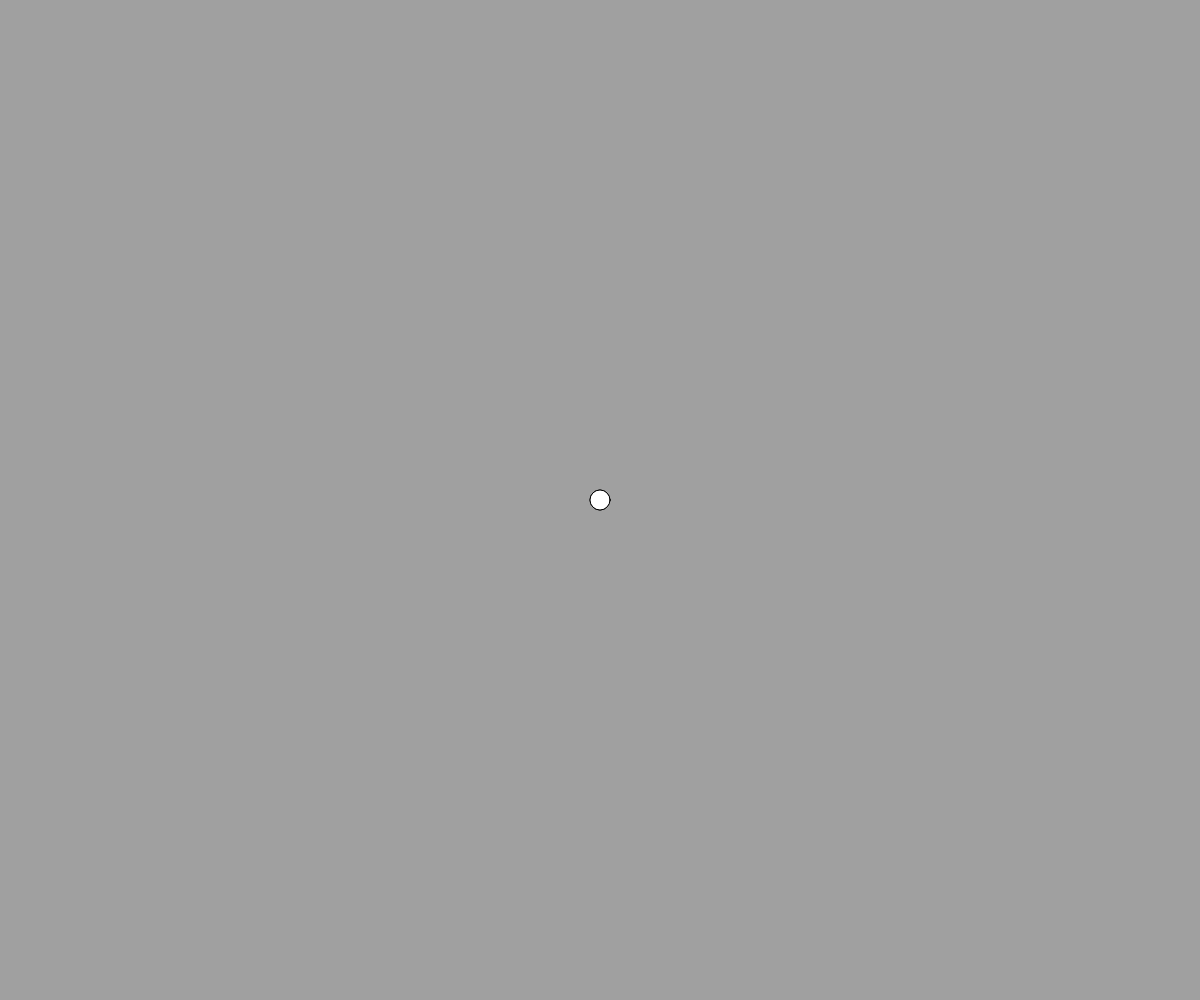
Frame 1 (no input)
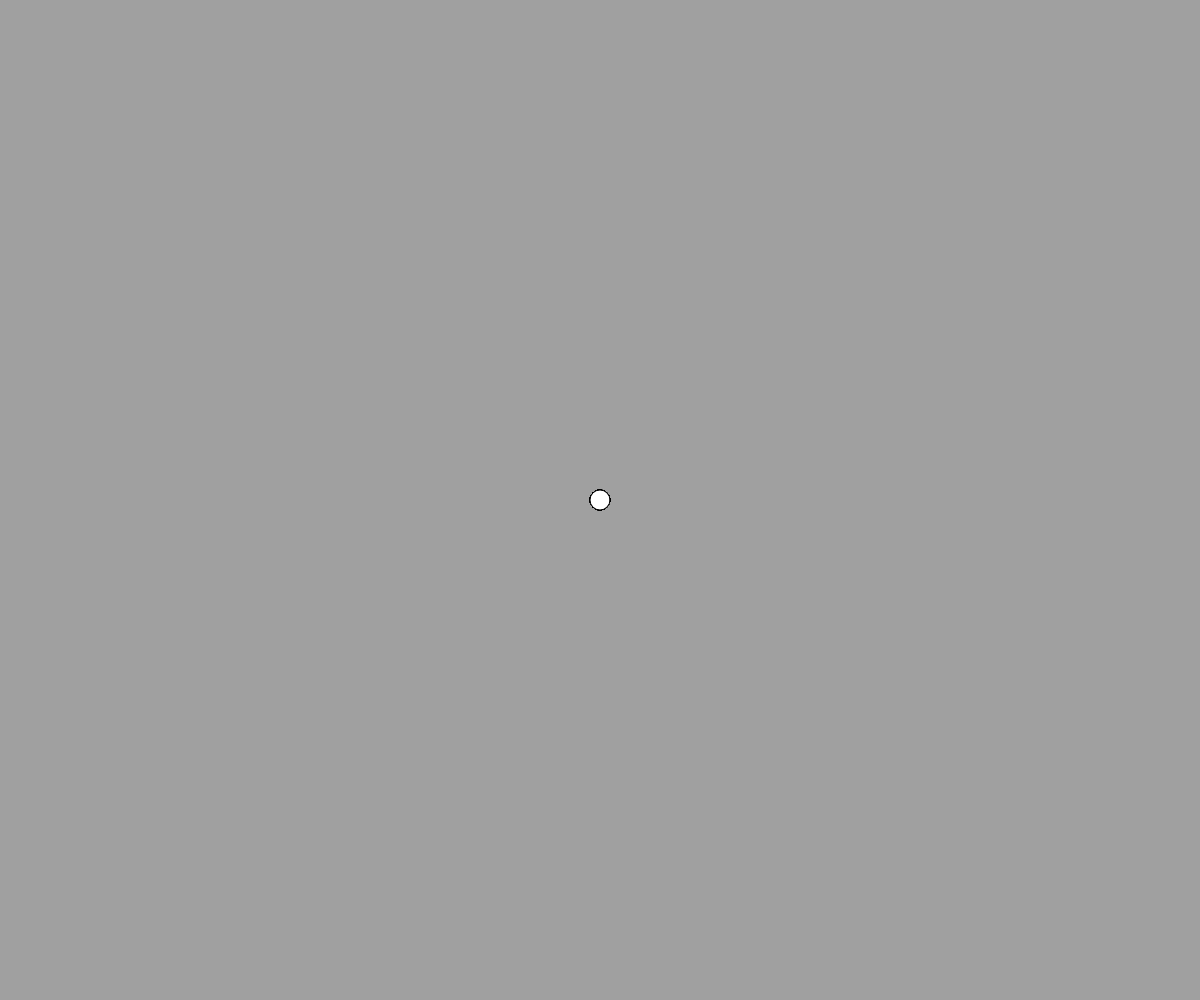
Frame 60 (no input)
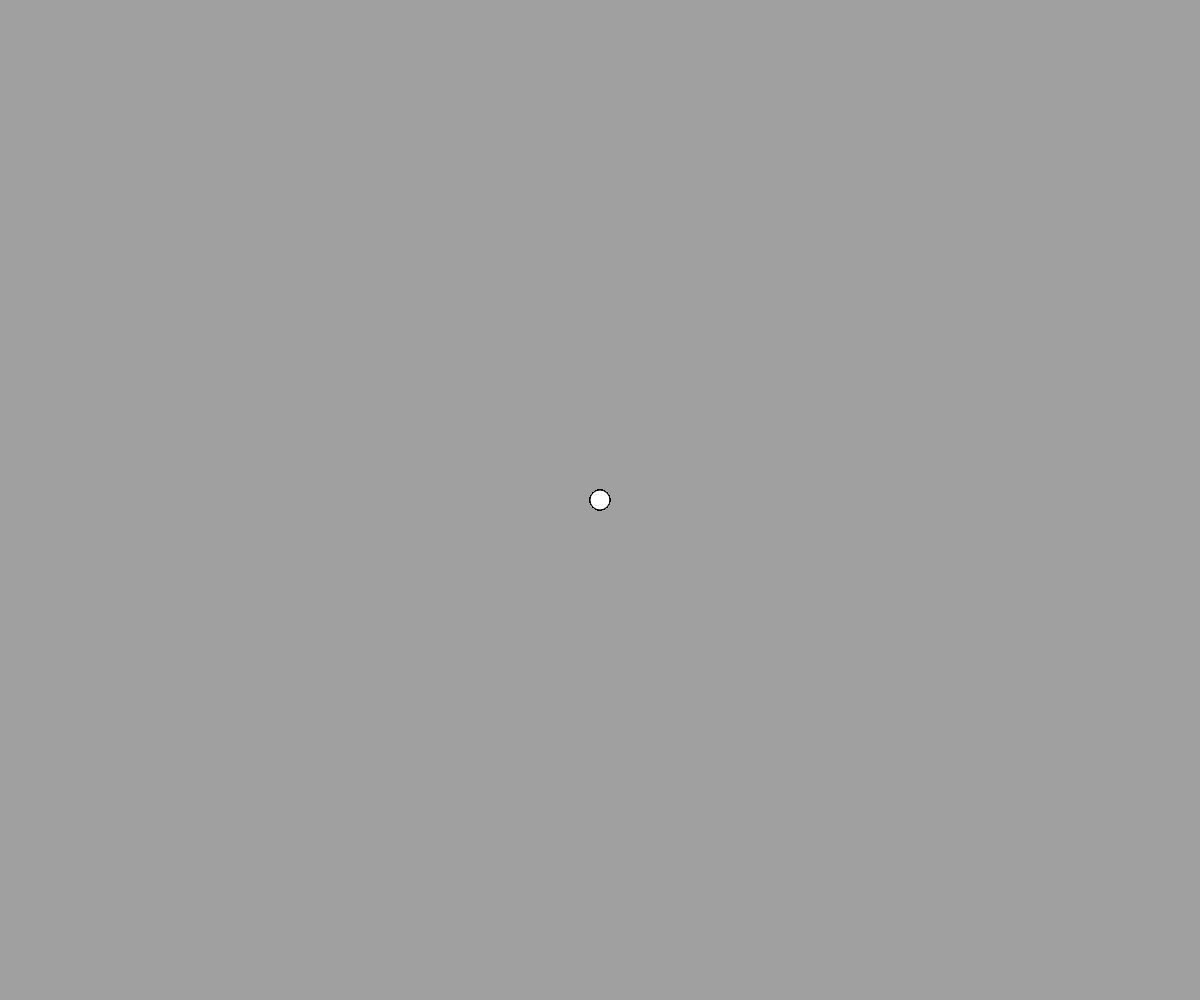
Frame 120 (the mouse pressed at the canvas centre since frame 60)

The p5.js sketch that drew these frames (run headless with seeded random() and noise() and a simulated clock; from frame 60 on, the mouse is pressed at the canvas centre):

// p5.js sketch
// ── sketch.js
// keyIsDown(keyCode) returns boolean;
// clear() clears the canvas
//return false;

function setup() {
  createCanvas(windowWidth, windowHeight);
  background(160);
  frameRate(30);
  x = width / 2;
  y = height / 2;
  circle(x, y, 20);
}

function draw() {
  if (keyIsDown(LEFT_ARROW)) {
    x -= 5;
  }
  if (keyIsDown(RIGHT_ARROW)) {
    x += 5;
  }
  if (keyIsDown(DOWN_ARROW)) {
    y += 5;
  }
  if (keyIsDown(UP_ARROW)) {
    y -= 5;
  }
  // clear();
  circle(x, y, 20);
}

// function keyPressed() {
//   if (keyCode === LEFT_ARROW) {
//     if (x > 10) {
//       x -= 5;
//     }
//   } else if (keyCode === RIGHT_ARROW) {
//     if (x < width - 10) {
//       x += 5;
//     }
//   } else if (keyCode === UP_ARROW) {
//     if (y > 10) {
//       y -= 5;
//     }
//   } else if (keyCode === DOWN_ARROW) {
//     if (y < height - 10) {
//       y += 5;
//     }
//   } else if (key === 'c') {
//     x = width / 2;
//     y = height / 2;
//   } else {
//     if (key >= '1' && key <= '5') {
//       color = colores[key - 1];
//     } else {
//       color = 'gray';
//     }
//   }
//   return false;
// }

// function mouseWheel(event) {
//   if (event.delta > 0) {
//     y -= 10;

//     rect(25, pos, 350, 50);
//   } else {
//     y += 10;

//     rect(25, pos, 350, 50);
//   }
//   return false;
// }

// function mousePressed() {
//   if (mouseButton == RIGHT) {
//     background(0);
//   }
// }

// function mouseMoved() {
//   stroke(0, 64);
//   strokeWeight(1);
//   fill(255, 32);
//   d = dist(mouseX, mouseY, pmouseX, pmouseY);
//   constrain(d, 8, 100); //d precisa estar entre 8 e 100
//   ellipse(mouseX, mouseY, d, d); //se o mouse passa rápido, vai ser uma elipse grande, se passar lento vai ser uma elipse pequena
// }

// function mouseDragged() {
//   stroke(0);
//   d = dist(mouseX, mouseY, pmouseX, pmouseY);
//   constrain(d, 0, 100);
//   w = map(d, 0, 100, 1, 10); //converter a escala de 0 a 100 para uma escala de 1 a 10
//   strokeWeight(w);
//   line(mouseX, mouseY, pmouseX, pmouseY);
//   return false; // prevent default behavior
// }

// function mouseReleased() {
//   noStroke();
//   fill(255, 5);
//   rect(0, 0, width, height);
// }

// function mouseClicked() {
//   fill(255, 0, 0);
//   d = random(20, 200);
//   ellipse(mouseX, mouseY, d, d);
// }

// function flor(puntas) {
//   let xx = mouseX; //random(20, width - 20);
//   let yy = mouseY; //random(20, height - 20);
//   // fill(color(random(255), random(255), random(255)));
//   fill(random(255));
//   let angulo = TWO_PI / puntas;
//   let radioInterno = random(10, 20);
//   let radioExterno = random(25, 50);
//   let inicioX = xx + cos(0) * radioInterno;
//   let inicioY = yy + sin(0) * radioExterno;
//   noStroke();
//   beginShape();
//   vertex(inicioX, inicioY);
//   for (let i = 0; i < puntas; i++) {
//     let cx1 = xx + cos(angulo * i) * radioExterno;
//     let cy1 = yy + sin(angulo * i) * radioExterno;
//     let x2 = xx + cos(angulo * (i + 1)) * radioInterno;
//     let y2 = yy + sin(angulo * (i + 1)) * radioInterno;
//     let cx2 = xx + cos(angulo * (i + 1)) * radioExterno;
//     let cy2 = yy + sin(angulo * (i + 1)) * radioExterno;
//     bezierVertex(cx1, cy1, cx2, cy2, x2, y2);
//   }
//   endShape(CLOSE);
// }

// function estrella(puntas) {
//   let vertices = puntas * 2;
//   let angulo = TWO_PI / vertices;
//   let radioInterno = random(5, 10);
//   let radioExterno = random(12, 25);
//   let xx = random(20, width - 20);
//   let yy = random(20, height - 20);
//   fill(color(random(255), random(255), random(255)));
//   noStroke();
//   beginShape();
//   for (let i = 0; i < vertices; i++) {
//     let x, y;
//     if (i % 2 == 0) {
//       x = cos(angulo * i) * radioExterno;
//       y = sin(angulo * i) * radioExterno;
//     } else {
//       x = cos(angulo * i) * radioInterno;
//       y = sin(angulo * i) * radioInterno;
//     }
//     vertex(x + xx, y + yy);
//   }
//   endShape(CLOSE);
// }
